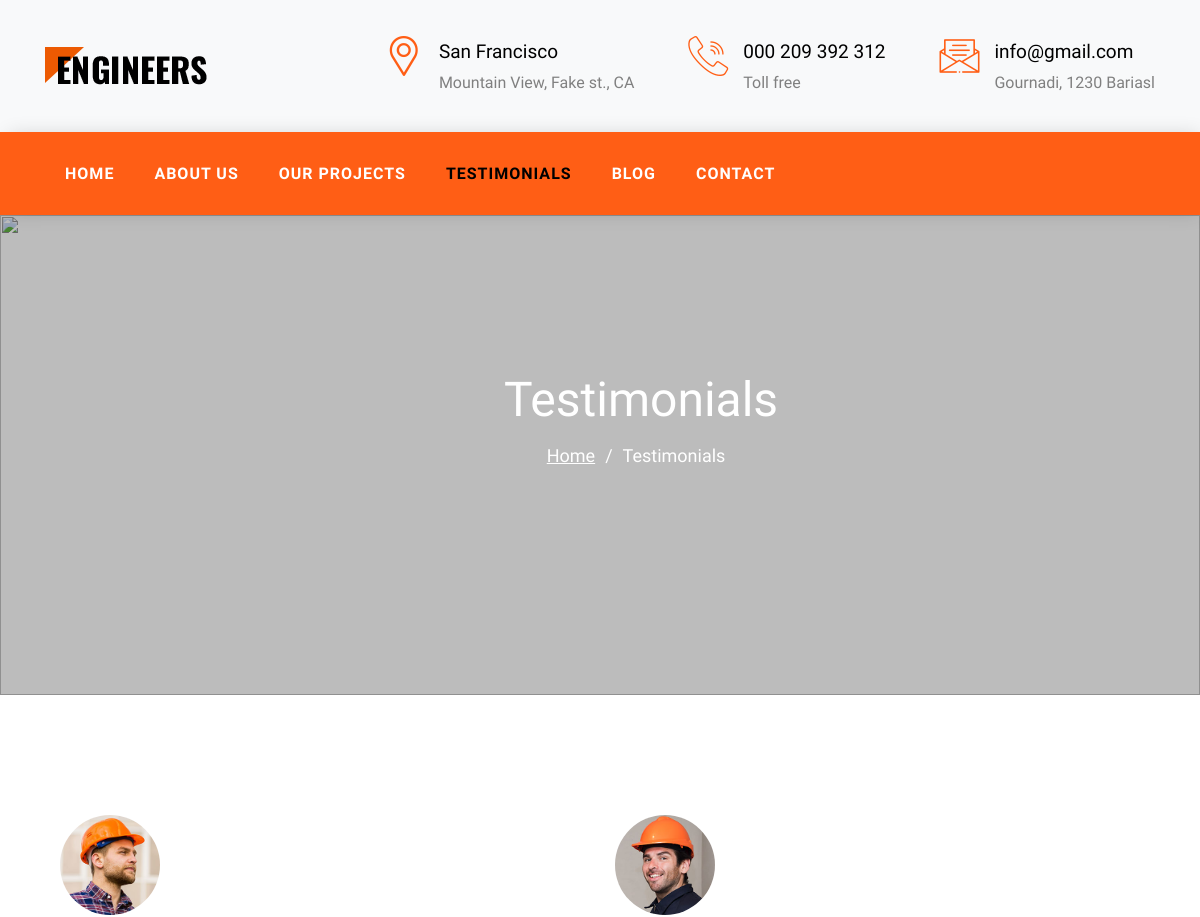
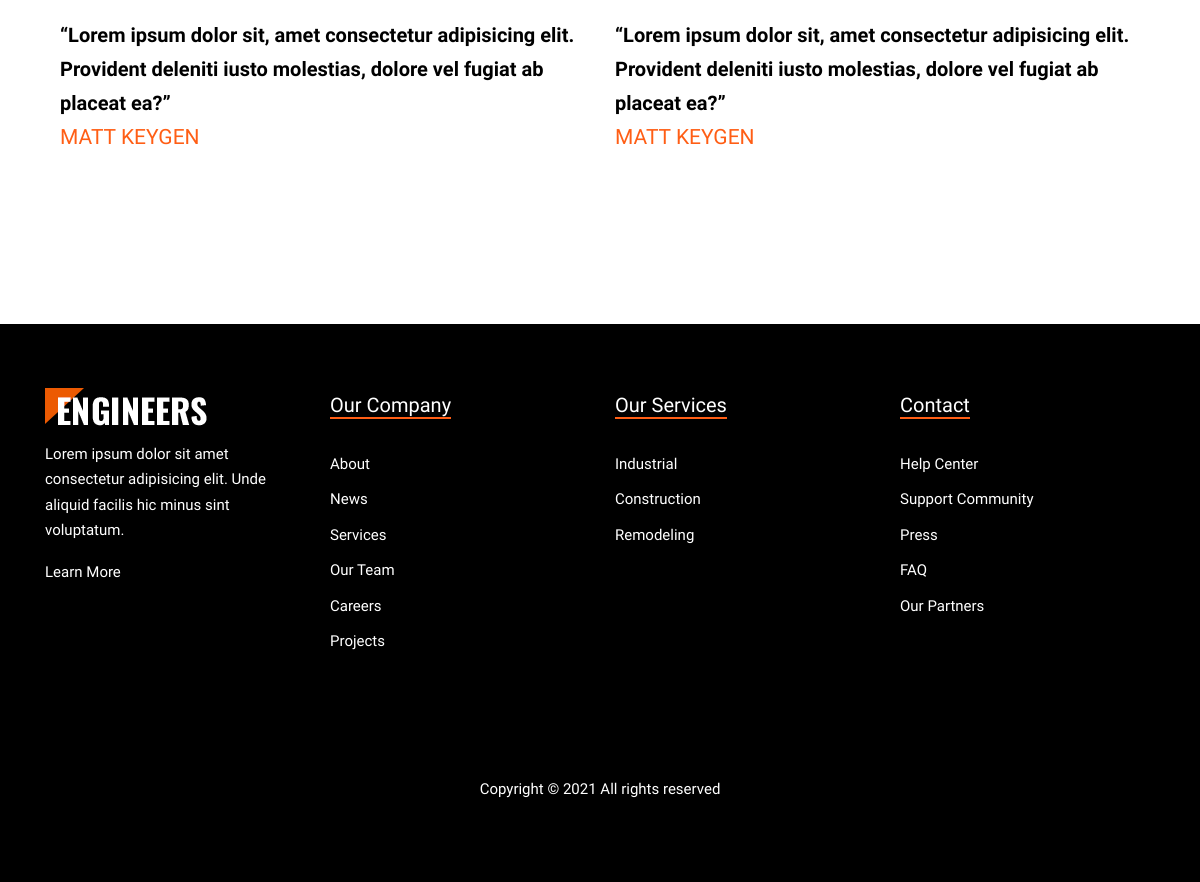
Page /testi on the committed database (2 pictures, top to bottom).
### engineers/models.py (models this page shows)
class Address(db.Model):
    id = db.Column(db.Integer, primary_key=True)
    icon = db.Column(db.String(20), nullable=True)
    desc = db.Column(db.String(50), nullable=False)
    big_desc = db.Column(db.String(75), nullable=False)

class Testi(db.Model):
    id = db.Column(db.Integer, primary_key=True)
    name = db.Column(db.String(50), nullable=False)
    image = db.Column(db.String(20))
    desc = db.Column(db.Text, nullable=False)

### engineers/controllers.py (the view)
@app.route('/testi')
def testi():
    testis = Testi.query.all()
    address = Address.query.all()
    return render_template('app/testi.html', testis=testis, address=address)

### engineers/templates/app/testi.html (shortened to what this page needs)
{% extends 'app/base.html' %}
{% block content %}
    <menu>
        <div class="row nav-sticky">
            <div class="row-nav col-12 ff-oswald">
                <ul class="d-flex nav-ul color-fff">
                    <li class="nav-li"><a href="/index" >Home</a></li>
                    <li class="nav-li"><a href="/about" >About Us</a></li>
                    <li class="nav-li"><a href="/projects">Our Projects</a></li>
                    <li class="nav-li"><a href="/testi" class="selected">Testimonials</a></li>
                    <li class="nav-li"><a href="/blog" >Blog</a></li>
                    <li class="nav-li"><a href="/contact" >Contact</a></li>
                </ul>
            </div>
        </div>
    </menu>
    <section>
        <figure class="bg-img-fig height-60vh">
            <div class="overlay"></div>
            <img src="{{ url_for('static', filename='img/hero_1.jpg')}}" alt="" class="bg-img user-none">
            <div class="row-title ">
                <div class="about-section-title txt-algn-cnt max-w-1140 p-abs margin-0-auto">
                    <h2 class="margin-0">Testimonials</h2>
                    <p class="d-flex jc-center ff-mulish ">
                        <a href="/index" class="color-fff margin-r-1">Home</a>
                        <span class="margin-r-1">/</span>
                        <span class="margin-r-1">Testimonials</span>
                    </p>
                </div>
            </div>
        </figure>
    </section>
    <div class="block-testi">
        <div class="container max-w-1140 margin-0-auto">
            <div class="row d-flex f-wrap">
                {% for testi in testis %}
                <div class="col-6">
                    <div class="testimonials">
                        <figure class="testi-fig">
                            <img src="static/uploads/{{testi.image}}" alt="">
                        </figure>
                        <p>
                            {{testi.desc}}
                        </p>
                        <span class="span-orange">
                            {{testi.name}}
                        </span>
                    </div>
                </div>
                {% endfor %}
            </div>
        </div>
    </div>
    {% endblock %}

### engineers/templates/includes/header.html
<header>
    <section id="section-head-1">
        <div class="container container-head">
            <div class="row row-head-contact d-flex">
                <figure class="img-head-contact">
                    <a href="#"><img src="{{ url_for('static', filename='img/logo.png')}}" alt="logo-engineers" class="img-logo"></a>
                </figure>
                {% for add in address %}
                <div class="box-head-contact d-flex">
                    <i class="{{add.icon}} head-icon"></i>
                    <div class="contact-text">
                        <div class="top-text ff-oswald f-weight">{{add.desc}}</div>
                        <div class="bottom-text ff-mulish">{{add.big_desc}}</div>
                    </div>
                </div>
                {% endfor %}
            </div>
        </div>
    </section>
</header>

### engineers/static/css/style.css (style rules this page uses)
* { box-sizing: border-box; margin: 0; padding: 0; }
body { line-height: 1.7; font-family: "Oswald", sans-serif; }
.container { width: 100%; padding-right: 15px; padding-left: 15px; margin-right: auto; margin-left: auto; }
.container-head { background-color: #f8f9fa; }
.img-head-contact { width: 285px; height: 38px; margin: 0; padding: 0 0; }
.img-logo { width: 162px; object-fit: cover; }
.row-head-contact { max-width: 1140px; margin: 0 auto; align-items: center; justify-content: space-between; padding: 40px 15px; height: 132px; }
.top-text { font-size: 19px; color: #000; }
.bottom-text { font-size: 16px; color: #808080; font-style: normal; }
.head-icon { margin-right: 15px; font-size: 40px; color: #ff5e15; line-height: 1.5px; }
menu { position: sticky; top: 0%; z-index: 5; box-shadow: 4px 0 20px -5px rgb(0 0 0 / 20%); }
.row-nav { background-color: #ff5e15; align-items: center; padding: 8px 0; }
.nav-ul { align-items: center; text-align: left; width: 1110px; margin: 0 auto; }
.nav-li { font-size: 16px; letter-spacing: 1px; font-weight: 500; text-transform: uppercase; padding: 20px 20px; color: #fff; cursor: pointer; transition: 0.3s all ease 0s; font-weight: 900; }
.nav-li a { color: #fff; transition: all 0.3s ease 0s; }
.bg-img-fig { height: 90vh; width: 100%; position: relative; }
.bg-img { object-fit: cover; width: 100%; }
.overlay { position: absolute; top: 0; left: 0; width: 100%; height: 100%; opacity: 0.3; background-color: #222; }
.main-text .main-h2, h2 { font-size: 32px; margin-bottom: 48px; }
.testi-fig { width: 100px; height: 100px; border-radius: 50%; margin-bottom: 20px; }
.testi-fig img { border-radius: 50%; }
.testimonials { padding: 0 15px; }
.about-section-title { top: 30%; left: 42%; transform: translateY(80%); display: inline-block; color: #fff; opacity: 0; }
.about-section-title h2 { font-size: 48px; }
.about-section-title p { font-size: 18px; }
.about-section-title p a { text-decoration: underline; }
.block-testi { padding: 7.5rem 0; }
.block-testi .testimonials { margin-bottom: 3rem; padding: 0 15px; }
.block-testi p { font-size: 20px; font-weight: 700; font-family: "Mulish", sans-serif; }
.selected { color: #000 !important; }
._active { transform: translateY(0%); opacity: 1; transition: all 1.2s ease 0s; }

### engineers/static/css/grid.css (style rules this page uses)
.col-6 { width: 50%; }
.col-12 { width: 100%; }

### engineers/static/css/utilities.css (style rules this page uses)
img { width: 100%; height: 100%; }
ul { list-style: none; margin: 0; padding: 0; }
a { text-decoration: none; color: #000; }
.d-flex { display: flex; }
.ff-oswald { font-family: 'Oswald', sans-serif; }
.ff-mulish { font-family: 'Mulish', sans-serif; }
h2 { font-weight: 300; margin: 0; }
.span-orange { font-size: 21px; font-weight: 300; color: #ff5e15; }
.max-w-1140 { max-width: 1140px; }
.margin-0-auto { margin: 0 auto; }
.jc-center { justify-content: center; }
.txt-algn-cnt { text-align: center; }
.height-60vh { height: 60vh !important; }
.color-fff { color: #fff !important; }
.p-abs { position: absolute; }
.user-none { user-select: none; }
.margin-0 { margin: 0; }
.margin-r-1 { margin-right: 10px; }
.f-weight { font-weight: 500; }
.f-wrap { flex-wrap: wrap; }
.selected { color: #000 !important; }
._active { transform: translateY(0%); opacity: 1; transition: all 1.2s ease 0s; }

### rows in the picture
Address: desc "San Francisco", big_desc "Mountain View, Fake st., CA"
Address: desc "000 209 392 312", big_desc "Toll free"
Address: desc "info@gmail.com", big_desc "Gournadi, 1230 Bariasl"
Testi: image (picture), desc "“Lorem ipsum dolor sit, amet consectetur adipisicing elit. Provident deleniti iusto molestias, dolore vel fugiat ab placeat ea?”", name "MATT KEYGEN"
Testi: image (picture), desc "“Lorem ipsum dolor sit, amet consectetur adipisicing elit. Provident deleniti iusto molestias, dolore vel fugiat ab placeat ea?”", name "MATT KEYGEN"
